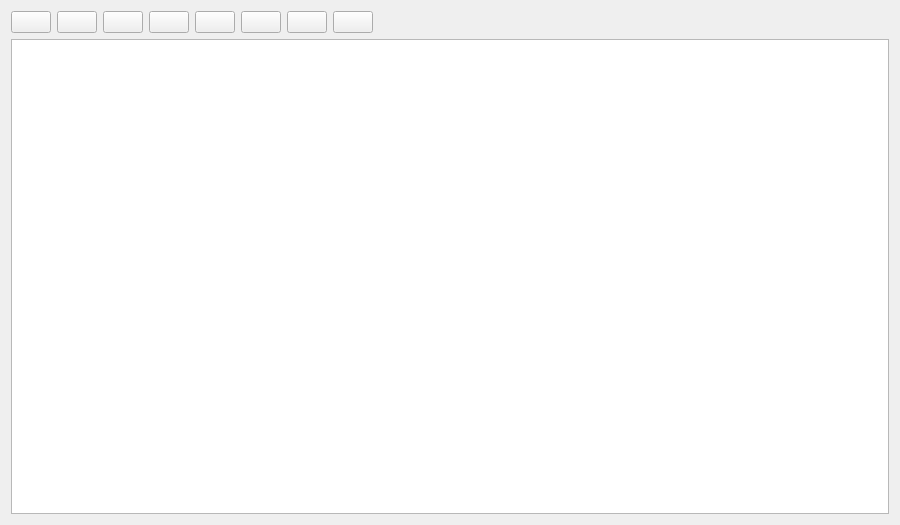
<?xml version="1.0" encoding="UTF-8"?>
<ui version="4.0">
 <class>Writer</class>
 <widget class="QWidget" name="Writer">
  <property name="geometry">
   <rect>
    <x>0</x>
    <y>0</y>
    <width>900</width>
    <height>525</height>
   </rect>
  </property>
  <property name="windowTitle">
   <string>Form</string>
  </property>
  <property name="locale">
   <locale language="English" country="UnitedStates"/>
  </property>
  <layout class="QVBoxLayout" name="verticalLayout">
   <item>
    <layout class="QHBoxLayout" name="horizontalLayout">
     <item>
      <widget class="QPushButton" name="saveAsButton">
       <property name="toolTip">
        <string>Save As</string>
       </property>
       <property name="text">
        <string/>
       </property>
       <property name="icon">
        <iconset theme="document-save-as"/>
       </property>
      </widget>
     </item>
     <item>
      <widget class="QPushButton" name="copyButton">
       <property name="toolTip">
        <string>Copy</string>
       </property>
       <property name="text">
        <string/>
       </property>
       <property name="icon">
        <iconset theme="edit-copy"/>
       </property>
      </widget>
     </item>
     <item>
      <widget class="QPushButton" name="cutButton">
       <property name="toolTip">
        <string>Cut</string>
       </property>
       <property name="text">
        <string/>
       </property>
       <property name="icon">
        <iconset theme="edit-cut"/>
       </property>
      </widget>
     </item>
     <item>
      <widget class="QPushButton" name="pasteButton">
       <property name="toolTip">
        <string>Paste</string>
       </property>
       <property name="text">
        <string/>
       </property>
       <property name="icon">
        <iconset theme="edit-paste"/>
       </property>
      </widget>
     </item>
     <item>
      <widget class="QPushButton" name="selectAllButton">
       <property name="toolTip">
        <string>Select All</string>
       </property>
       <property name="text">
        <string/>
       </property>
       <property name="icon">
        <iconset theme="edit-select-all"/>
       </property>
      </widget>
     </item>
     <item>
      <widget class="QPushButton" name="undoButton">
       <property name="toolTip">
        <string>Undo</string>
       </property>
       <property name="text">
        <string/>
       </property>
       <property name="icon">
        <iconset theme="edit-undo"/>
       </property>
      </widget>
     </item>
     <item>
      <widget class="QPushButton" name="redoButton">
       <property name="toolTip">
        <string>Redo</string>
       </property>
       <property name="text">
        <string/>
       </property>
       <property name="icon">
        <iconset theme="edit-redo"/>
       </property>
      </widget>
     </item>
     <item>
      <widget class="QPushButton" name="deleteButton">
       <property name="text">
        <string/>
       </property>
       <property name="icon">
        <iconset theme="edit-delete"/>
       </property>
      </widget>
     </item>
     <item>
      <spacer name="horizontalSpacer">
       <property name="orientation">
        <enum>Qt::Horizontal</enum>
       </property>
       <property name="sizeHint" stdset="0">
        <size>
         <width>40</width>
         <height>20</height>
        </size>
       </property>
      </spacer>
     </item>
    </layout>
   </item>
   <item>
    <widget class="TextEditor" name="editor"/>
   </item>
  </layout>
 </widget>
 <customwidgets>
  <customwidget>
   <class>TextEditor</class>
   <extends>QPlainTextEdit</extends>
   <header>texteditor.h</header>
  </customwidget>
 </customwidgets>
 <resources/>
 <connections/>
</ui>
